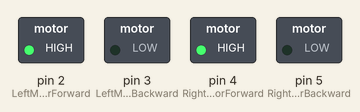
This sketch was run on a simulated Arduino Uno, built with avr-gcc and run on an emulated ATmega328P. Shown: switched loads named in the sketch (green lamp = pin HIGH).

Above: at 0.1 s.
Timing chart, 0 to 1.6 s (numbered marks = the images above):
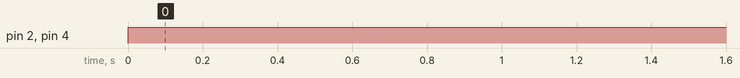

The sketch:

Rolly_polly_code.ino
```cpp
/*
Owen McNeal, 12/3/2024
Main_Rolly_Polly_Code

This code was developed with the sould purpose to at least make your robot run after you put it together but tangentially
it was developed to help push your coding knowledge further aswell as your understanding of the components involved.
Please read through the comments if you are new to this coding environment and please make tweaks to the code to experiment
and learn about how it all works. In the GitHub where you downloaded this code, there is also an experimental file with
more fun functions that I haven't quite finished and some that are a bit too advanced for this introductory course.

*/


const int LeftMotorForward = 2; //Good utilization of variable names can help overall in the building and reading of code.
const int LeftMotorBackward = 3;
const int RightMotorForward  = 4;
const int RightMotorBackward = 5;

const int ultraSonicTrig = A3; //Ultra sonic sensor pins I/O.
const int ultraSonicSense = A2;
long duration; //Duration of time from when the ultrasonic sensor triggered a pulse to when it sensed the pulse.

double distance; //Aribtrary variable used for sensing and logic.

double maxDist; //This is an abritrary variable dipendent on value declared for specific aplication.
double minDist; //This is an abritrary variable dipendent on value declared for specific aplication.
double degreeMs = 10; //Some value calculated for right now its 10, units:  ((x) ms) /  (1 degree).

int degreeInc = 0; //This will change when trying to find where a object is.
bool object = true; //Determines if the object is infront of the sensor.

//void setup() runs a single time right after the arduino is powered.
void setup() {

  Serial.begin(9600); //while the robot is plugged in, look at the serial moniter to see what robot is supposed to do.

  pinMode(RightMotorForward, OUTPUT); //All output becuase we are just interacting with a logic gate
  pinMode(LeftMotorForward,  OUTPUT); //so they either are outputing power ("1") or they arent ("0").
  pinMode(LeftMotorBackward, OUTPUT);
  pinMode(RightMotorBackward,  OUTPUT);

  pinMode(ultraSonicTrig, OUTPUT); // This sends the signal so it's an output.
  pinMode(ultraSonicSense, INPUT); // This recieves the signal so it's an input.

}

//void loop() runs continuously while arduino is powered.
void loop() {
  moveForward();
}

void objectFollow(){

  //Minimum distance is defined as 4 inches. Change this value if your curious!
  minDist = 4;
  //Maximum distance an object can be before searching for the same object or a new one. Change this value if your curious!
  maxDist = 20;

  //This portion will loop as long as there is an object at a distance no greater than maxDist.
  while(object){

    //when the robot senses that the object at a distance greater the define maximum allowed.
    if(Sense() > maxDist){

      Stop();
      //object is now false, which signifies that there is no object within our defined distances.
      object = false;
      Serial.print("lost object");
      break; //This breaks the loop.

    }

    //If the object is at or closer than the minimum distance then the robot must stop
    if(Sense() <= minDist){

      Serial.print("stopped at object");
      Stop();
      delay(50);

    //If the object is not at or closer than the minimum distance move forward.
    } else {

      Serial.print("moving toward object");
      moveForward();
      delay(100);

    }
  }

  //If object isnt in sight then look back and fourth increasing the angle incriment until object is found.
  while(!object){
    //The angle the robot rotate in each direct with repect to the initial angle increase 5 degrees each time
    //it fails to find an object.
    degreeInc+= 5;

    //Turn left a degreeInc amount of degrees, then stop.
    Serial.print("left");
    turnLeft();
    delay(degreeInc * degreeMs);
    Stop();

    //If an object sensed is closer then or at the max distance allowed then the robot has found a object to follow.
    if(Sense() <= maxDist){


      Stop();
      delay(50);
      degreeInc = 0;
      //object is true, which signifies that we have found an object to follow.
      object = true;
      Serial.print("object found");
      break;

    }

    delay(50);

    //Turn right 2 times the degreeInc amount of degrees, then stop.
    //The "times 2" is becuase we want to be at degreeInc amount of degrees from initial to the right while
    //being at degreeInc amount of degrees to the left.
    Serial.print("Right");
    turnRight();
    delay((degreeInc * 2) * degreeMs);
    Stop();

    //If an object sensed is closer then or at the max distance allowed then the robot has found a object to follow.
    if(Sense() <= maxDist){

      Stop();
      delay(50);
      degreeInc = 0;
      //object is true, which signifies that we have found an object to follow.
      object = true;
      Serial.print("object found");
      break;

    }

    delay(50);

  }
}


//This code is a rudimentary way of object avoiding, check out the
//experiemental code in order to find a more advanced accurat method.
void objectAvoid(){

  //Minimum distance is defined as 7 inches. Change this value if your curious!
  minDist = 7;

  //When we are at or below the minimum distance stop and turn left
  if(Sense() <= minDist){

    Stop();
    turnLeft();
    //Given an acurate ms/degree this would make the robot turn 50 degrees left.
    //Play around with this value!
    delay(50 * degreeMs);
    Stop();
    //After turning sense again to determine if you need to turn more or move forward.

    if(Sense() <= minDist){

      Stop();
      turnRight();
      //I made the degree of rotation greater than the initial 50 degrees because I want the turn to be
      //more extreme. Again play around with this value!
      delay(100 * degreeMs);
      Stop();

    }
  } else {

    //If all is in order and we arent at or beyond our minimum distance then just keep going forward.
    moveForward();
    delay(50);

  }
}


double Sense() {

  //trigger a pules of 40 kilo hz
  digitalWrite(ultraSonicTrig, LOW);
  delayMicroseconds(2);
  digitalWrite(ultraSonicTrig, HIGH);
  delayMicroseconds(10);
  digitalWrite(ultraSonicTrig, LOW);

  //determine time it took from when it trigger to when it was recieved
  duration = pulseIn(ultraSonicSense, HIGH);

  //each other duration is for some reason 0 so this
  //counteracts that effect and you only get values greater than 0
  if(duration == 0){

    digitalWrite(ultraSonicTrig, LOW);
    delayMicroseconds(2);
    digitalWrite(ultraSonicTrig, HIGH);
    delayMicroseconds(10);
    digitalWrite(ultraSonicTrig, LOW);

    duration = pulseIn(ultraSonicSense, HIGH);

  }

  //This equation uses the duration to determine distance.
  //Since sound can only travel at a certain speed we can find distance
  //by multiplying duration by a constant that is already determined
  //and since the duration is the total time and not the time from when
  //the sensor was trigger to when it bounced off an object we divide by two.
  //This will give you distance in Cm so I multiplied that value by the ration of In / Cm.
  //to convert to inches (freedom units).
  distance = ((duration*.0343)/2) * 0.39;
  Serial.print("Distance: ");
  Serial.println(distance);

  return(distance);

}


//All functions under this comment are movement functions.
//Try to rationalize these functions and make more sense of how the H-bridge works
//aswell as how the robot maneuvers.
void moveBackward() {

    // Code to drive motors backward
    digitalWrite(LeftMotorForward, LOW);
    digitalWrite(LeftMotorBackward, HIGH);
    digitalWrite(RightMotorForward, LOW);
    digitalWrite(RightMotorBackward, HIGH);

}

void moveForward() {

    // Code to drive motors forward
    digitalWrite(LeftMotorForward, HIGH);
    digitalWrite(LeftMotorBackward, LOW);
    digitalWrite(RightMotorForward, HIGH);
    digitalWrite(RightMotorBackward, LOW);

}

void Stop() {

    // Code to stop motors
    digitalWrite(LeftMotorForward, LOW);
    digitalWrite(LeftMotorBackward, LOW);
    digitalWrite(RightMotorForward, LOW);
    digitalWrite(RightMotorBackward, LOW);

}

void turnLeft() {

    // Code to turn left
    digitalWrite(LeftMotorForward, LOW);
    digitalWrite(LeftMotorBackward, HIGH);
    digitalWrite(RightMotorForward, HIGH);
    digitalWrite(RightMotorBackward, LOW);

}

void turnRight() {

    // Code to turn right
    digitalWrite(LeftMotorForward, HIGH);
    digitalWrite(LeftMotorBackward, LOW);
    digitalWrite(RightMotorForward, LOW);
    digitalWrite(RightMotorBackward, HIGH);

}
```

Measured:
- by itself, pin 2 (LeftMotorForward), pin 4 (RightMotorForward): LOW → HIGH at 0.00 s
